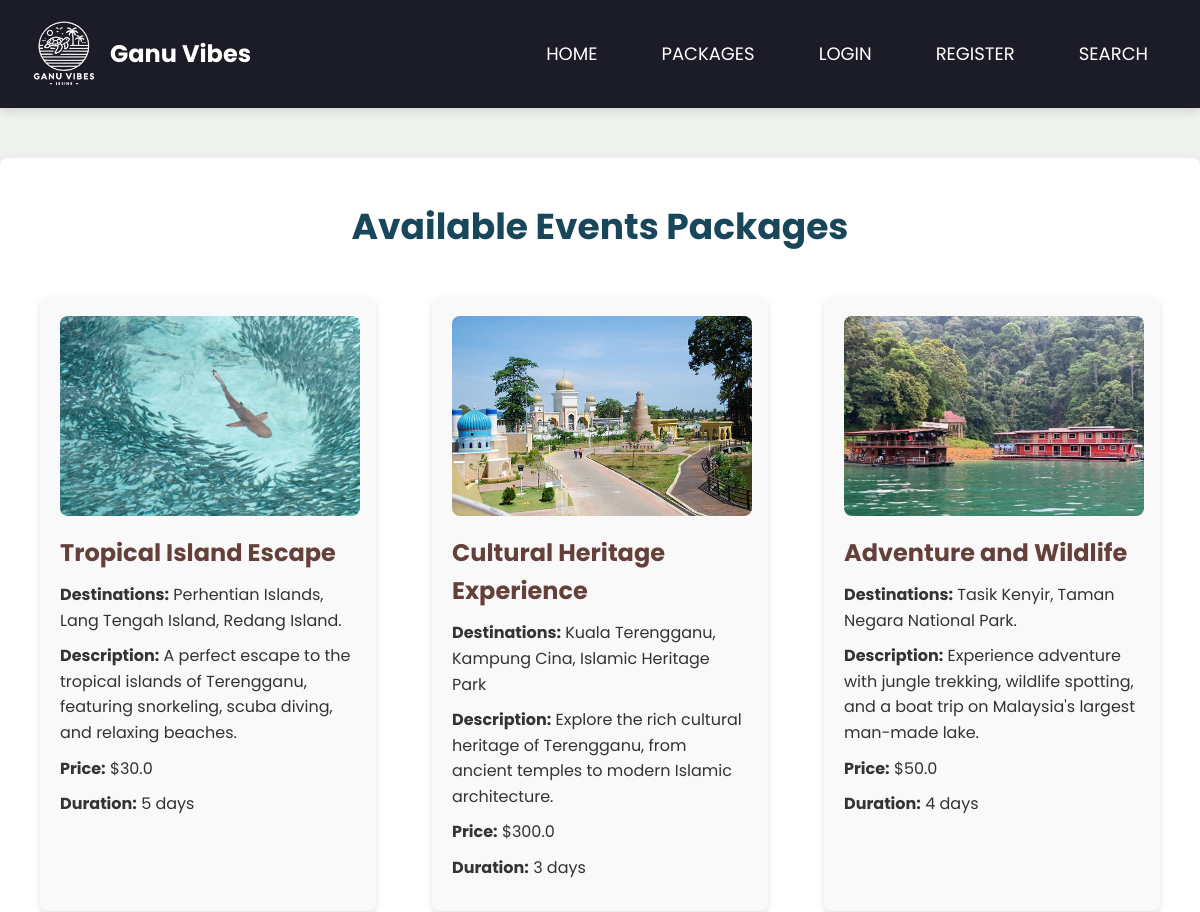
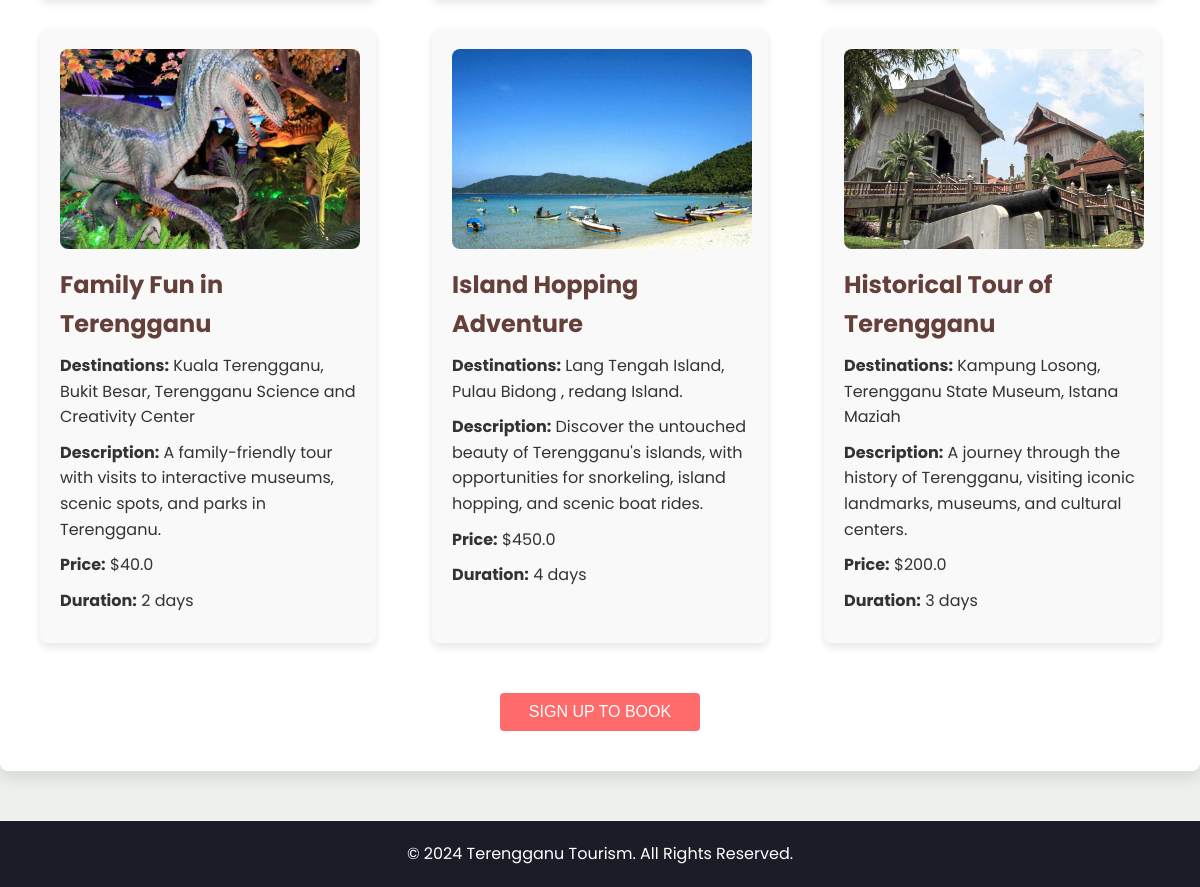
Page /tourism/packages/ on the committed database (2 pictures, top to bottom).
### terengganu/models.py (models this page shows)
class Package(models.Model):
    packageid=models.AutoField( primary_key=True)
    packagename = models.CharField(max_length=100)
    destinations = models.TextField()
    tourdescription = models.TextField()
    packageprice = models.FloatField()
    durationdays = models.IntegerField()
    startdate = models.DateField()
    enddate = models.DateField()

### terengganu/views.py (the view)
# urls.py: path('packages/', views.packages, name='packages'), #ada
def packages(request):
    packages = Package.objects.all()
    return render(request, 'packages.html', {'packages': packages})

### terengganu/templates/packages.html (shortened to what this page needs)
{% load static %}
<!DOCTYPE html>
<html lang="en">
<head>
</head>
<body>
    <nav>
        <div class="logo-container">
            <img src="{% static 'media/Terengganu.png' %}" alt="">
            <span>Ganu Vibes</span>
        </div>
        <ul>
            <li><a href="{% url 'homepage' %}">Home</a></li>
            <li><a href="{% url 'packages' %}">Packages</a></li>
            <li><a href="{% url 'login' %}">Login</a></li>
            <li><a href="{% url 'register' %}">Register</a></li>
            <li><a href="{% url 'search' %}">Search</a></li>
        </ul>
    </nav>
    {% load static %}
    <section class="package-container">
        <h2>Available Events Packages</h2>
        <div class="package-list">
            {% if packages %}
                {% for package in packages %}
                <div class="package-item">
                    {% if package.packagename == "Tropical Island Escape" %}
                        <img src="{% static 'media/bidong-island-004.jpg' %}" alt="{{ package.packagename }}">
                    {% elif package.packagename == "Cultural Heritage Experience" %}
                        <img src="{% static 'media/1.jpg' %}" alt="{{ package.packagename }}">
                    {% elif package.packagename == "Adventure and Wildlife" %}
                        <img src="{% static 'media/tasik-kenyir.jpg' %}" alt="{{ package.packagename }}">
                    {% elif package.packagename == "Family Fun in Terengganu" %}
                        <img src="{% static 'media/IMG-20231218-WA0010.jpg' %}" alt="{{ package.packagename }}">
                    {% elif package.packagename == "Island Hopping Adventure" %}
                        <img src="{% static 'media/perhentian.jpg' %}" alt="{{ package.packagename }}">
                    {% elif package.packagename == "Historical Tour of Terengganu" %}
                        <img src="{% static 'media/musium.jpeg' %}" alt="{{ package.packagename }}">
                    {% endif %}
                    <h3>{{ package.packagename }}</h3>
                    <p><strong>Destinations:</strong> {{ package.destinations }}</p>
                    <p><strong>Description:</strong> {{ package.tourdescription }}</p>
                    <p><strong>Price:</strong> ${{ package.packageprice }}</p>
                    <p><strong>Duration:</strong> {{ package.durationdays }} days</p>
                </div>
                {% endfor %}
            {% else %}
                <p>No packages available.</p>
            {% endif %}
        </div>
        <a href="{% url 'register' %}"><button class="booking-button">SIGN UP TO BOOK </button></a>
    </section>
    <footer>
        <p>&copy; 2024 Terengganu Tourism. All Rights Reserved.</p>
    </footer>
</body>
</html>

### terengganu/templates/packages.html (style rules this page uses)
* { margin: 0; padding: 0; box-sizing: border-box; }
body { font-family: 'Poppins', sans-serif; background-color: #eff1ee; color: #333; line-height: 1.6; }
nav { background-color: #1b1c27; padding: 15px 20px; box-shadow: 0px 4px 8px rgba(0, 0, 0, 0.1); display: flex; justify-content: space-between; align-items: center; }
.logo-container { display: flex; align-items: center; }
.logo-container img { width: 80px; height: auto; object-fit: contain; }
.logo-container span { font-size: 24px; font-weight: bold; color: white; margin-left: 10px; }
nav ul { list-style: none; display: flex; justify-content: right; }
nav ul li { margin: 0 20px; }
nav ul li a { font-size: 18px; color: white; text-transform: uppercase; padding: 8px 12px; transition: background-color 0.3s ease; }
.package-container { background-color: #fff; padding: 40px; max-width: 1200px; margin: 50px auto; box-shadow: 0px 8px 16px rgba(0, 0, 0, 0.1); border-radius: 8px; }
.package-container h2 { text-align: center; font-size: 36px; color: #18465a; margin-bottom: 40px; }
.package-list { display: flex; flex-wrap: wrap; justify-content: space-between; }
.package-item { background-color: #f9f9f9; width: 30%; margin-bottom: 30px; padding: 20px; box-shadow: 0px 4px 8px rgba(0, 0, 0, 0.1); border-radius: 8px; transition: transform 0.3s ease, box-shadow 0.3s ease; position: relative; }
.package-item h3 { font-size: 24px; margin-bottom: 10px; color: #65403a; }
.package-item p { font-size: 16px; margin-bottom: 10px; }
.package-item img { width: 300px; height: 200px; border-radius: 8px; margin-bottom: 10px; }
.booking-button { display: block; background-color: #ff6b6b; color: white; border: none; padding: 10px; text-align: center; width: 200px; margin: 20px auto 0; border-radius: 4px; cursor: pointer; font-size: 16px; }
footer { background-color: #1b1c27; color: white; text-align: center; padding: 20px; position: relative; bottom: 0; width: 100%; }
footer p { margin: 0; }
a { text-decoration: none; }

### rows in the picture
Package: packagename "Tropical Island Escape", destinations "Perhentian Islands, Lang Tengah Island, Redang Island.", tourdescription "A perfect escape to the tropical islands of Terengganu, featuring snorkeling, scuba diving, and relaxing beaches.", packageprice "30.0", durationdays "5"
Package: packagename "Cultural Heritage Experience", destinations "Kuala Terengganu, Kampung Cina, Islamic Heritage Park", tourdescription "Explore the rich cultural heritage of Terengganu, from ancient temples to modern Islamic architecture.", packageprice "300.0", durationdays "3"
Package: packagename "Adventure and Wildlife", destinations "Tasik Kenyir, Taman Negara National Park.", tourdescription "Experience adventure with jungle trekking, wildlife spotting, and a boat trip on Malaysia's largest man-made lake.", packageprice "50.0", durationdays "4"
Package: packagename "Family Fun in Terengganu", destinations "Kuala Terengganu, Bukit Besar, Terengganu Science and Creativity Center", tourdescription "A family-friendly tour with visits to interactive museums, scenic spots, and parks in Terengganu.", packageprice "40.0", durationdays "2"
Package: packagename "Island Hopping Adventure", destinations "Lang Tengah Island, Pulau Bidong , redang Island.", tourdescription "Discover the untouched beauty of Terengganu's islands, with opportunities for snorkeling, island hopping, and scenic boat rides.", packageprice "450.0", durationdays "4"
Package: packagename "Historical Tour of Terengganu", destinations "Kampung Losong, Terengganu State Museum, Istana Maziah", tourdescription "A journey through the history of Terengganu, visiting iconic landmarks, museums, and cultural centers.", packageprice "200.0", durationdays "3"
